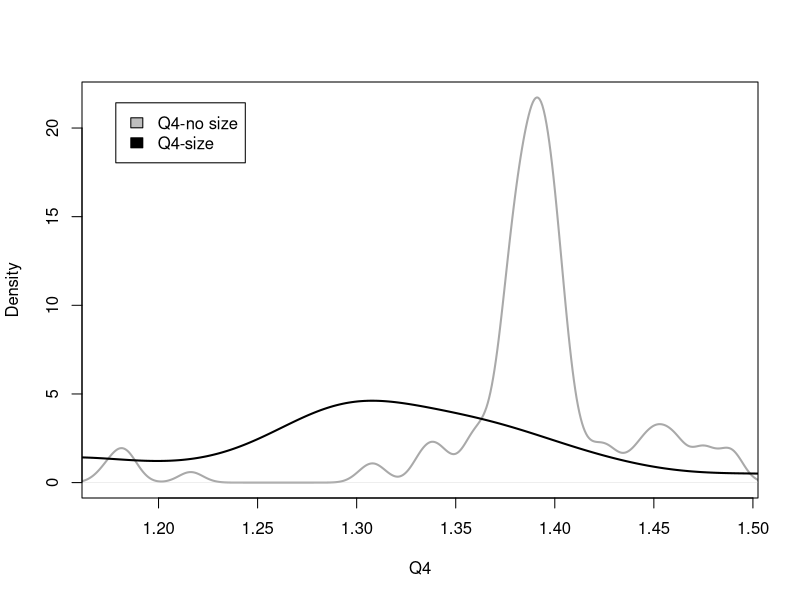
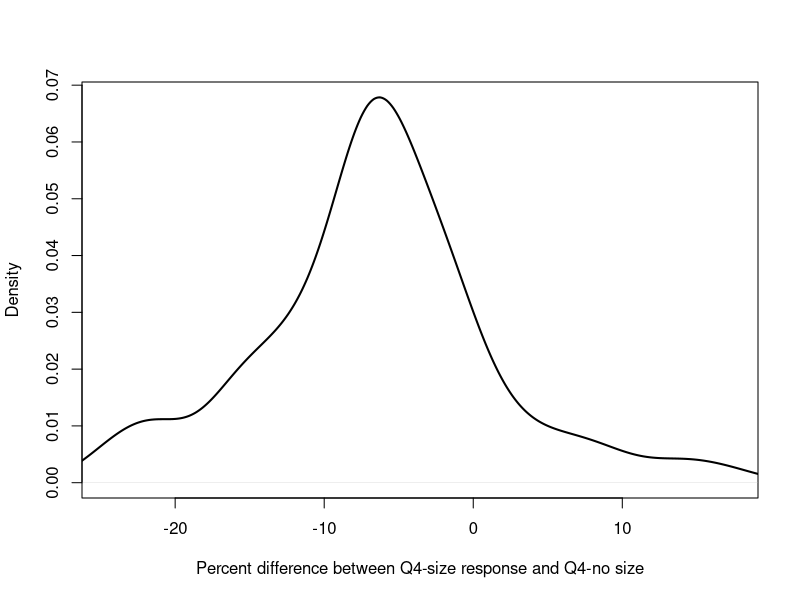
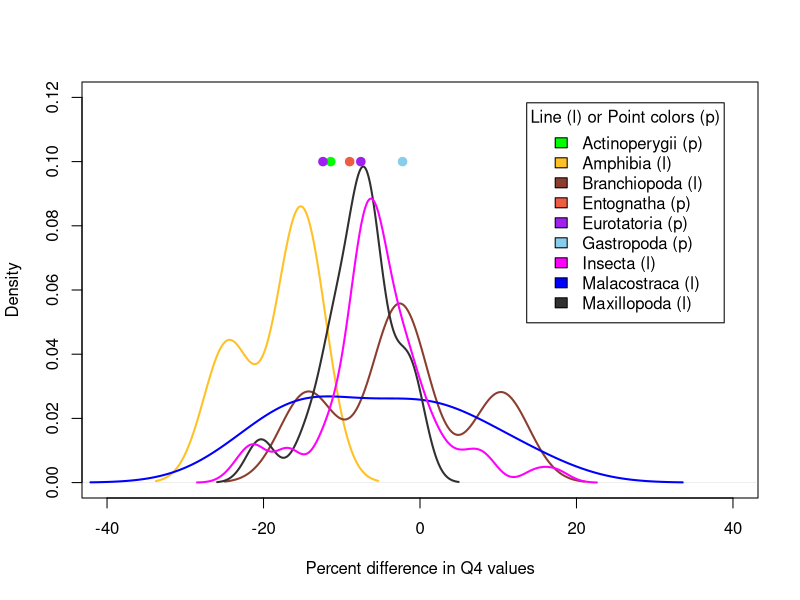
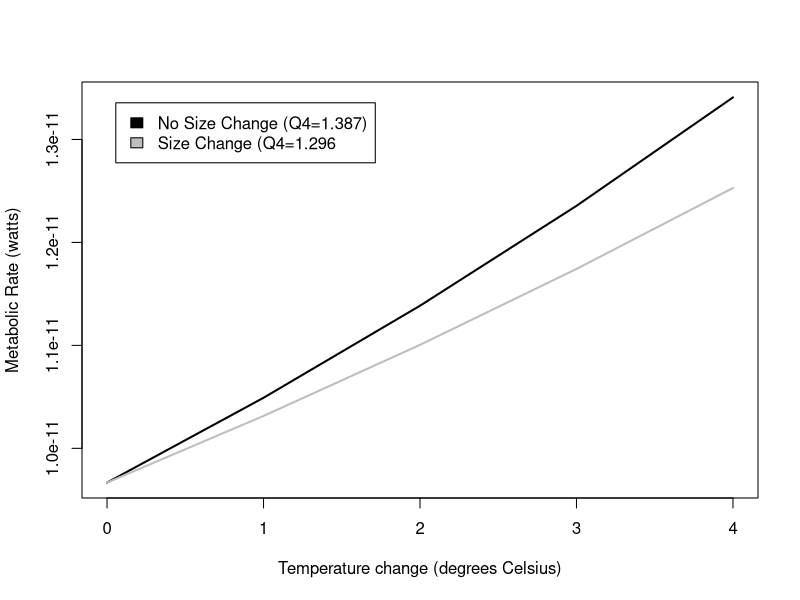
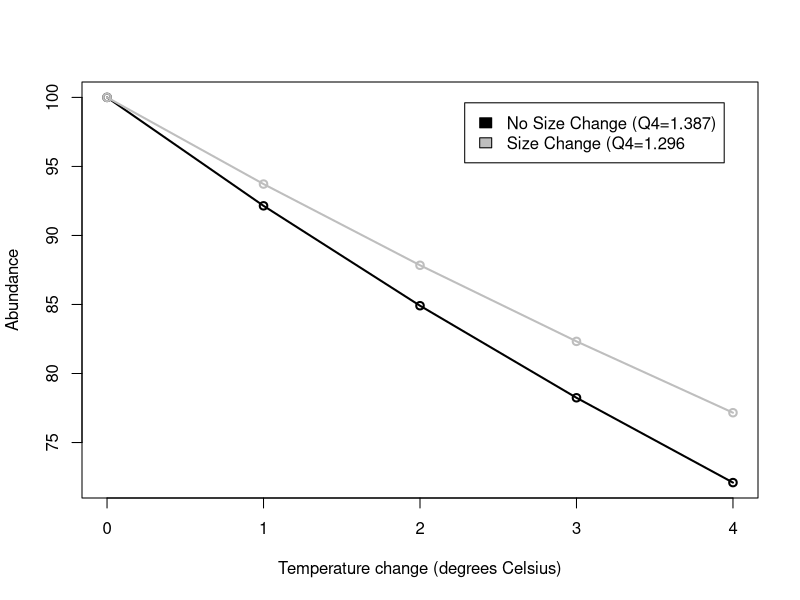
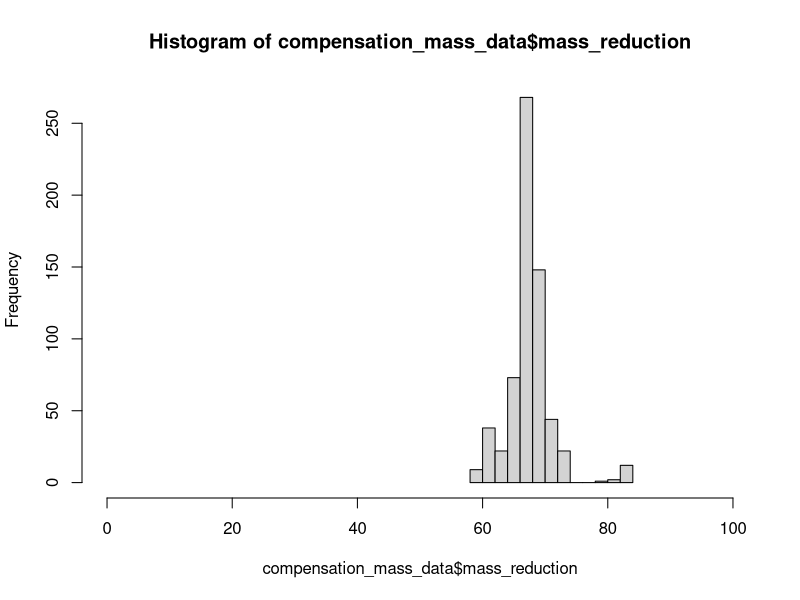
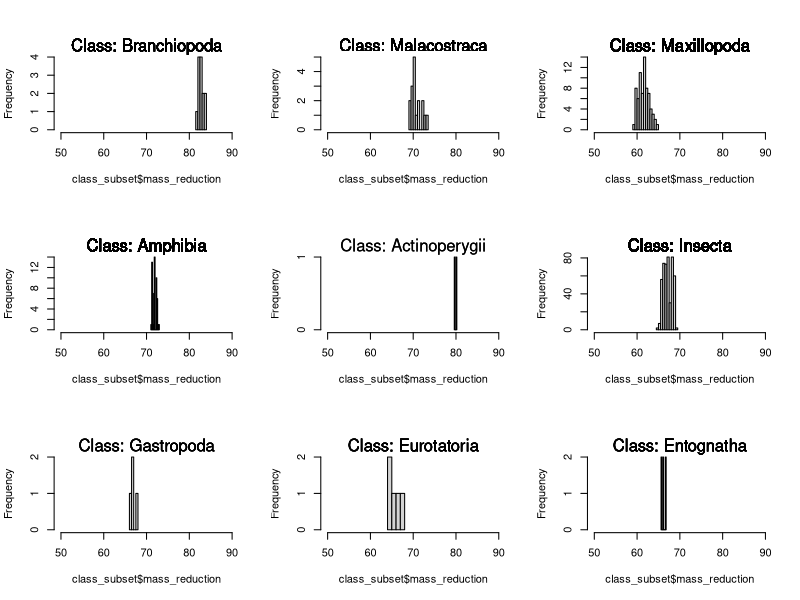

Write the R code that produced these figures, in order.

#--------------CALCULATING EXPONENTS AND ACTIVATION ENERGY FOR METABOLIC EQUATIONS-------------------------------

### For the metabolic rate equation Metabolic Rate = constant * (Mass ^exponent) * e ^ Activation Energy/kt
### This section uses metabolic rate, temperature, and size data to calculated fitted exponent and activation
### energy for the taxonomic classes for which we could find data. 

##-----------------------------ANALYSES WITH MAKRIEVA DATA FOR Branchiopoda Malacostraca and Maxillopoda---------------
MR_data = read.csv("Class_metabolicrates_Makrievadata.csv", stringsAsFactors = FALSE)
Class_list=unique(MR_data$Class)
InvK=1/(273.15+MR_data$TC) #getting all the units correct
Mkg=MR_data$Mg/1000
W=MR_data$qWkg*Mkg
MR_data = cbind(MR_data, InvK, W)

#obtaining class-specific exponents for metabolic rate scaling for Branchiopoda Malacostraca and Maxillopoda
class_slopes=c()
for (current_class in Class_list){
  Class_data=subset(MR_data, MR_data$Class == current_class)
  basic=lm(log(Class_data$W) ~ log(Class_data$Mg) + Class_data$InvK)
  Mslope=basic$coefficients[2]
  Tslope=basic$coefficients[3]
  Ea=Tslope*0.000086
  class_slopes=rbind(class_slopes, c(current_class, Mslope, Tslope, Ea))
}

##-----------------------------ANALYSES WITH WHITE DATA FOR AMPHIBIANS--------------------------------------------
MR_Amphi = read.csv("Whiteetal_Amphibiandata.csv", stringsAsFactors = FALSE)
A_InvK=1/(273.15+MR_Amphi$TC)
A_Mkg=MR_Amphi$Mg/1000
MR_Amphi = cbind(MR_Amphi, A_InvK, A_Mkg)
A_basic=lm(log(MR_Amphi$Watts) ~ log(MR_Amphi$A_Mkg) + MR_Amphi$A_InvK)
Mslope=A_basic$coefficients[2]
Tslope=A_basic$coefficients[3]
Ea=Tslope*0.000086
class_slopes=rbind(class_slopes, c("Amphibia", Mslope, Tslope, Ea))
class_slopes=as.data.frame(class_slopes, stringsAsFactors = FALSE)

##-----------------------------ANALYSES WITH GILLOOLY DATA FOR FISH-----------------------------------------------

#obtaining super-class-specific exponents for metabolic rate scaling in fish
MR_fish = read.csv("gillooly_fish.csv", stringsAsFactors = FALSE)
f_Mkg=MR_fish$Mg/1000
MR_fish = cbind(MR_fish, f_Mkg)
F_basic=lm(log(MR_fish$W) ~ log(MR_fish$f_Mkg) + MR_fish$invK)
Mslope=F_basic$coefficients[2]
Tslope=F_basic$coefficients[3]
Ea=Tslope*0.000086
class_slopes=rbind(class_slopes, c("Actinoperygii", Mslope, Tslope, Ea))
class_slopes=as.data.frame(class_slopes, stringsAsFactors = FALSE)

##----------------CLEANING UP DATAFRAME WITH CLASS-SPECIFIC PARAMETERS FOR METABOLIC EQUATION------------------------

#removing unneccesary column and renaming columns
class_values=class_slopes[c(-3)]
names(class_values)[names(class_values) == "V1"] = "Class"
names(class_values)[names(class_values) == "log(Class_data$Mg)"] = "exponent"
names(class_values)[names(class_values) == "Class_data$InvK"] = "Ea"

##---------------ADDING Insecta VALUES FROM CHOWN AND THEORY VALUES FOR REMAINING CLASSES------------------------------
I_class="Insecta"
other_class=c("Gastropoda","Eurotatoria", "Entognatha")
I_slope=0.75
I_Ea=-0.62
Other_Ea=-0.63
other_values=cbind(I_class,I_slope,I_Ea)
for (current_class in other_class){
  current_values=cbind(current_class,I_slope,Other_Ea)
  other_values=rbind(other_values, current_values)
}

other_values=as.data.frame(other_values)
names(other_values)[names(other_values) == "I_class"] = "Class"
names(other_values)[names(other_values) == "I_slope"] = "exponent"
names(other_values)[names(other_values) == "I_Ea"] = "Ea"
class_values=rbind(class_values, other_values)
class_values1= transform(class_values, exponent = as.numeric(exponent), Ea = as.numeric(Ea))

#----------------------Q10 CALCULATIONS---------------------------------------

TSD_data = read.csv("MTEEcto_data.csv", stringsAsFactors = FALSE, fileEncoding = "latin1")
#stringsAsFactors prevents R from reading strings as factors, which mucks up further analysis
#must re-encode data to properly read in data file

##-------------------EXTRACTING SPECIES AND REPLICATE INFO--------------------

### Within a scientific paper, the body size-temperature study may have replicated
### experiments or have slightly different experiments that were conducted. Each experiment
### is called a replicate and was given a unique identifier in "MTEEcto_data.csv". This 
### section of code extracts information so that each replicate can be analyzed separately

replicate=unique(TSD_data$studyID)
rep_linker=c()

#extracting species and replicate info
for (current_replicate in replicate){
  replicate_data = subset(TSD_data, TSD_data$studyID == current_replicate)
  replicate_species= unique(replicate_data$Species)
  replicate_class=unique(replicate_data$Class)
  rep_linker=rbind(rep_linker, c(current_replicate, replicate_species, replicate_class))
}
rep_linker_sort= rep_linker[order(rep_linker[,2], rep_linker[,1]),]
#write.table(rep_linker_sort, file = "rep_linker.csv", sep = ",", col.names = TRUE)
class_uniquereplicate=unique(rep_linker_sort[,1])

##---------------------------CALCULATING METABOLIC RATES FOR TEMPERATURE/SIZE COMBOS FROM DATA----------------------

### This section pulls out the size-temperature data and metabolic rate parameters for a specific taxonomic class
### It extracts the data from a unique replicate. FOr that replicate it uses the size-temperature data to calculates 
### metabolic rates for the following cases: 1) no size change as temperature increases, 2) size and temperature increase
### as observed in the data. 

MTE_allreps=c()
#unused empty vector?
MTE_allcompare=c()
Classes_all=unique(TSD_data$Class)

for (index_class in Classes_all){
  class_TSD= subset(TSD_data, TSD_data$Class == index_class)
  class_MTE= subset(class_values1, class_values1$Class == index_class)
  class_replicate=unique(class_TSD$studyID)
    
    for (index_replicate in class_replicate){
      MTE_repdata=c()
      current_data= subset (class_TSD, class_TSD$studyID == index_replicate)
      temps=unique(current_data$temp)
 
        for (current_temp in temps){
          min_mass=current_data$mass[current_data$temp==current_temp]
          repeater=length(temps)
          MTE_initial=(min_mass^(class_MTE$exponent))*(exp(((class_MTE$Ea)/(.000086*(current_temp+273.15)))))
          MTE_nochange=min_mass^(class_MTE$exponent)*exp(class_MTE$Ea/(.000086*(temps+273.15)))
          MTE_change=(current_data$mass^(class_MTE$exponent))*(exp(((class_MTE$Ea)/(.000086*(temps+273.15)))))
          rep_vector=c(rep(index_replicate,repeater))
          Tmin_vector=c(rep(current_temp, repeater))
          MTE_repdata=cbind(temps,Tmin_vector, MTE_initial, MTE_nochange, MTE_change)
          MTE_repdata=as.data.frame(MTE_repdata)
          MTE_rep=data.frame(cbind(MTE_repdata, rep_vector), stringsAsFactors=FALSE)
          MTE_allreps=rbind(MTE_allreps, MTE_rep)     
          }
     }
}

temp_diff=MTE_allreps$temps-MTE_allreps$Tmin_vector
MTE_allreps=cbind(MTE_allreps, temp_diff)
warming= subset (MTE_allreps, MTE_allreps$temp_diff > 0) #cleans out decreasing temperature situations

##-----------------CALCULATING AVG REPLICATE Q4 FOR THE GENERATED TEMPERATURE-METABOLIC RATE DATA------------------

### Using the temperature-metabolic rate data generated above and stored in the dataframe 'warming'
### to calculate an average Q4 value for each replicate

Q_nochange=(warming$MTE_nochange/warming$MTE_initial)^(4/warming$temp_diff)
Q_change=(warming$MTE_change/warming$MTE_initial)^(4/warming$temp_diff) 
Q_diff=100*((Q_change/Q_nochange)-1)

Q_file=c()
Q_file=cbind(warming, Q_nochange, Q_change, Q_diff)
#write.table(Q_file, file = "ClassQ_file.csv", sep = ",", col.names = TRUE)
#END RAW DATAFILE CREATION

#Average Q for each study
rep_avgs=c()
for (unique_rep in class_uniquereplicate){
  rep_subset= subset (Q_file, Q_file$rep_vector == unique_rep) 
  #sp_name= rep_linker_sort[,2][ which (rep_linker_sort[,1] == unique_rep),]
  sp_name= subset(rep_linker_sort, rep_linker_sort[,1] == unique_rep,)
  avg_Q_nochange=mean(rep_subset$Q_nochange)
  avg_Q_change=mean(rep_subset$Q_change)
  rep_avgs=rbind(rep_avgs, c(unique_rep, avg_Q_nochange,avg_Q_change, sp_name))
}
 rep_avgs_1=  as.data.frame(rep_avgs, stringsAsFactors = FALSE)
 rep_avgs_2= transform(rep_avgs_1, V2 = as.numeric(V2), V3 = as.numeric(V3))
write.table(rep_avgs_2, file = "class_rep_avgs_2.csv", sep = ",", col.names = TRUE)


##---------------------------AVERAGE Q4 FOR EACH SPECIES-------------------------------------------

### If more than one replicate for a species, calculates an average across the replciates so that
### each species only has one resulting datapoint

Q_1=c()
species=unique(rep_avgs_2$V5)
for (current_sp in species){
  sp_subset= subset (rep_avgs_2, rep_avgs_2$V5 == current_sp) 
  sp_class=unique(sp_subset[,6])
  sp_Q_nochange=mean(sp_subset[,2])
  sp_Q_change=mean(sp_subset[,3])
  Q_1=rbind(Q_1, c(current_sp, sp_class, sp_Q_nochange, sp_Q_change))
}

Q_2=  as.data.frame(Q_1, stringsAsFactors = FALSE)
Q_sp= transform(Q_2, V3 = as.numeric(V3), V4 = as.numeric(V4))
Q_diff=100*((Q_sp$V4/Q_sp$V3)-1)
ClassQ_sp=cbind(Q_sp, Q_diff)
ClassQ_sp=ClassQ_sp[order(ClassQ_sp[,2], ClassQ_sp[,1]),]
ClassQ_sp=  as.data.frame(ClassQ_sp, stringsAsFactors = FALSE)

names(ClassQ_sp)[names(ClassQ_sp) == "V1"] = "Species"
names(ClassQ_sp)[names(ClassQ_sp) == "V2"] = "Class"
names(ClassQ_sp)[names(ClassQ_sp) == "V3"] = "Q4_noTSR"
names(ClassQ_sp)[names(ClassQ_sp) == "V4"] = "Q4_TSR"
ClassQ_sp= transform(ClassQ_sp, Q_diff = as.numeric(Q_diff))
write.table(ClassQ_sp, file = "ClassQ_sp.csv", sep = ",", col.names = TRUE)

#-------------------------SUMMARY STATS AND GRAPHS -------------------------
mean_Q4noTSR=mean(ClassQ_sp$Q4_noTSR)
mean_Q4TSR=mean(ClassQ_sp$Q4_TSR)
t.test(ClassQ_sp$Q4_noTSR,ClassQ_sp$Q4_TSR, paired=TRUE )
mean_Qdiff=mean(ClassQ_sp$Q_diff)

Qdiff.gt10=subset(ClassQ_sp, ClassQ_sp$Q_diff > 10)
Qdiff.lt10=subset(ClassQ_sp, ClassQ_sp$Q_diff < -10)
Qdiff.lt15=subset(ClassQ_sp, ClassQ_sp$Q_diff < -15)
Qdiff.lt20=subset(ClassQ_sp, ClassQ_sp$Q_diff < -20)
num.sp.gt.10.Qdiff=length(Qdiff.gt10$Q_diff)
num.sp.lt.10.Qdiff=length(Qdiff.lt10$Q_diff)
num.sp.lt.15.Qdiff=length(Qdiff.lt15$Q_diff)
num.sp.lt205.Qdiff=length(Qdiff.lt20$Q_diff)
num.sp=length(ClassQ_sp$Q_diff)

#graph of TSR and no TSR distributions - all classes pooled
yes_range=range(ClassQ_sp$Q4_noTSR)
plot(density(ClassQ_sp$Q4_noTSR), xlim = yes_range, main="", col="dark grey", lwd=2, 
    xlab="Q4")
lines(density(ClassQ_sp$Q4_TSR), lwd=2)
legend("topleft", inset=.05, c("Q4-no size", "Q4-size"), fill=c("grey", "black"))

#graph of percent change in Q4 - all classes pooled
yes_range=range(ClassQ_sp$Q_diff)
plot(density(ClassQ_sp$Q_diff), xlim = yes_range, main="", col="black", lwd=2, 
    xlab="Percent difference between Q4-size response and Q4-no size")

#Class-specific graph and results
Actinoperygii=subset(ClassQ_sp, ClassQ_sp$Class == "Actinoperygii")
Amphibia=subset(ClassQ_sp, ClassQ_sp$Class == "Amphibia")
Branchiopoda =subset(ClassQ_sp, ClassQ_sp$Class == "Branchiopoda")
Insecta =subset(ClassQ_sp, ClassQ_sp$Class == "Insecta")
Malacostraca=subset(ClassQ_sp, ClassQ_sp$Class == "Malacostraca")
Maxillopoda=subset(ClassQ_sp, ClassQ_sp$Class == "Maxillopoda")
Gastropoda=subset(ClassQ_sp, ClassQ_sp$Class == "Gastropoda")
Eurotatoria=subset(ClassQ_sp, ClassQ_sp$Class == "Eurotatoria")
Entognatha=subset(ClassQ_sp, ClassQ_sp$Class == "Entognatha")

Q_diff_range=c(-40,40)
y_range=c(0,.12)
plot(density(Amphibia$Q_diff), xlim=Q_diff_range, ylim=y_range, lwd=2, main="", col="goldenrod1",  
    xlab="Percent difference in Q4 values")
lines(density(Branchiopoda$Q_diff), lwd=2, col="coral4")
lines(density(Malacostraca$Q_diff),lwd=2, col="blue" )
lines(density(Maxillopoda$Q_diff), lwd=2, col="grey19")
lines(density(Insecta$Q_diff), lwd=2, col="magenta")
points(Gastropoda$Q_diff, .1, lwd=2, col="skyblue", pch=19)
points(Actinoperygii$Q_diff, .1, lwd=2, col="green", pch=19)
points(Eurotatoria$Q_diff, c(.1, .1), lwd=2, col="purple", pch=19)
points(Entognatha$Q_diff, .1, lwd=2, col="tomato2", pch=19)

legend("topright", inset=.05, title="Line (l) or Point colors (p)",c("Actinoperygii (p)", "Amphibia (l)", 
  "Branchiopoda (l)","Entognatha (p)", "Eurotatoria (p)","Gastropoda (p)","Insecta (l)", "Malacostraca (l)", "Maxillopoda (l)"), 
  fill=c("green", "goldenrod1", "coral4", "tomato2", "purple", "skyblue", "magenta", "blue", "grey19" ),)

Qdiff_Amphibia=mean(Amphibia$Q_diff)
Qdiff_Branchiopoda=mean(Branchiopoda$Q_diff)
Qdiff_Malacostraca=mean(Malacostraca$Q_diff)
Qdiff_Maxillopoda=mean(Maxillopoda$Q_diff)
Qdiff_Insecta=mean(Insecta$Q_diff)
Qdiff_Gastropoda=mean(Gastropoda$Q_diff)
Qdiff_Actinoperygii=mean(Actinoperygii$Q_diff)
Qdiff_Eurotatoria=mean(Eurotatoria$Q_diff)
Qdiff_Entognatha=mean(Entognatha$Q_diff)

#Exemplar graph for metabolic rate differences using Drosphila
Dmelano=subset(warming, warming$rep_vector == "TM61D")
DM_tmin=min(Dmelano$Tmin_vector)
DM_initialR1_1=Dmelano$MTE_initial[Dmelano$Tmin_vector == DM_tmin]
DM_initialR1=unique(DM_initialR1_1)

x=seq(0,4, 1)
plot(x, DM_initialR1*(1.387^(x/4)), type="l", lwd=2, xlab="Temperature change (degrees Celsius)",
     ylab="Metabolic Rate (watts)")
lines(x, DM_initialR1*(1.296^(x/4)), col="gray",lwd=2)
legend("topleft", inset=.05, c("No Size Change (Q4=1.387)", "Size Change (Q4=1.296"), fill=c("black", "gray"))

R2_TSR=DM_initialR1*(1.296^(x/4))
R2_noTSR=DM_initialR1*(1.387^(x/4))
Initial_N=100
Initial_E=Initial_N*DM_initialR1

N_TSR=Initial_E/R2_TSR
N_noTSR=Initial_E/R2_noTSR
N.data=cbind(x, R2_TSR, R2_noTSR, N_TSR, N_noTSR)
N.data= transform(N.data, x = as.numeric(x))

plot(N.data$x, N.data$N_noTSR, type="o", lwd=2, xlab="Temperature change (degrees Celsius)",
     ylab="Abundance")
lines(N.data$x, N.data$N_TSR, type="o", lwd=2, col="gray")
legend("topright", inset=.05, c("No Size Change (Q4=1.387)", "Size Change (Q4=1.296"), fill=c("black", "gray"))

                      
##-----------------CALCULATE COMPENSATION BODY MASS----------------------------------

### Using metabolic rates for initial mass and temperature, which have already ("MTE_initial") 
### been calculated to determine what mass each species would need to be to compensate for a
### 3*C increase in temperature. 


#create dataframe containing initial temp & mass rows for each replicate with calculated
# metabolic rate from warming data frame
compensation_mass_calcs = unique(warming[,c("rep_vector", "Tmin_vector", "MTE_initial")])
colnames(compensation_mass_calcs) = c("rep_vector", "initial_temp", "initial_MetRate")

#add original data to new dataframe
compensation_mass_data = merge(compensation_mass_calcs, TSD_data, by.x=c("rep_vector", "initial_temp"), 
                               by.y=c("studyID", "temp"))
names(compensation_mass_data)[names(compensation_mass_data) == "mass"] = "initial_mass"
compensation_mass_data = compensation_mass_data[order(compensation_mass_data$Species),]

#add increased temperature to dataframe
compensation_mass_data$comp_temp = compensation_mass_data$initial_temp + 3

#add class-specific exponent and activation energy (from class_values1) to dataframe
getting_class_values = class_values1[match(compensation_mass_data$Class, class_values1$Class),]
compensation_mass_data = cbind(compensation_mass_data, getting_class_values$exponent, getting_class_values$Ea)
names(compensation_mass_data)[names(compensation_mass_data) == "getting_class_values$exponent"] = "class_exponent"
names(compensation_mass_data)[names(compensation_mass_data) == "getting_class_values$Ea"] = "class_Ea"

#calculate compensation mass using rearranged MTE equation
compensation_mass_data$comp_mass = (compensation_mass_data$initial_MetRate / 
                                  (exp(compensation_mass_data$class_Ea / (.00008617 * 
                                  (compensation_mass_data$comp_temp + 273.15))))) ^ (1 / 
                                  compensation_mass_data$class_exponent)

#determine difference between initial mass and compensation mass (should be positive)
compensation_mass_data$mass_diff = compensation_mass_data$initial_mass - compensation_mass_data$comp_mass

#determine what percent of initial mass the compensation mass is
#see CompMassTest.xls for test of first replicate
#why are these all basically the same number? in 60%ish range; maybe driven by class exponent & Ea?
compensation_mass_data$mass_reduction = (compensation_mass_data$comp_mass / 
                                           compensation_mass_data$initial_mass) * 100
hist(compensation_mass_data$mass_reduction, xlim=c(0,100))

#attempt to compare mass reduction percents for each class
insect_class = compensation_mass_data[compensation_mass_data$Class == "Insecta",]

#histograms for each class' mass reduction
pdf("ClassMassReduction.pdf")
par(mfrow=c(3,3))

for (current_class in class_values1$Class){
  class_subset = subset(compensation_mass_data, compensation_mass_data$Class == current_class)
  hist(class_subset$mass_reduction, xlim=c(50,90), main=NULL)
  mtext(paste("Class:", class_subset$Class))
}

dev.off()

# #figures to compare initial and compensation masses
# #plot(rownames(compensation_mass_data), compensation_mass_data$initial_mass)
# initial_mass_hist = hist(compensation_mass_data$initial_mass)
# comp_mass_hist = hist(compensation_mass_data$comp_mass)
# plot(initial_mass_hist, breaks=seq(0,1000,by=20), col=rgb(0,0,1,1/4))
# plot(comp_mass_hist, breaks=seq(0,1000,by=20), col=rgb(1,0,0,1/4), add=T)

#averaging of compensation masses and comparison metrics


